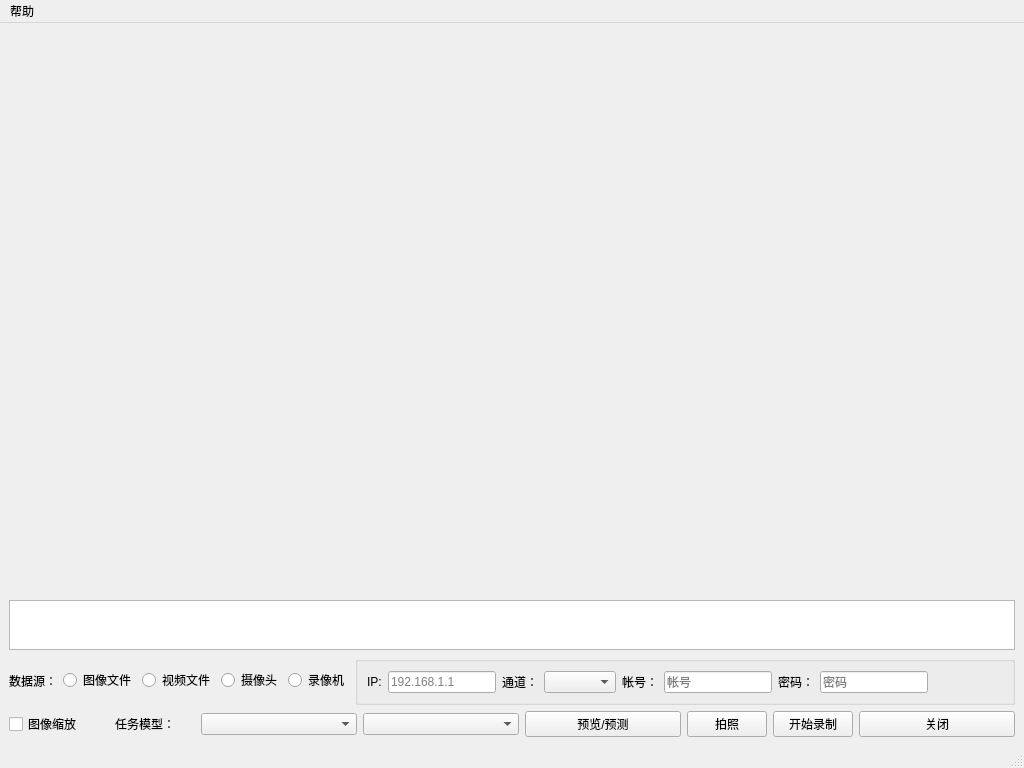
<?xml version="1.0" encoding="UTF-8"?>
<ui version="4.0">
 <class>MainWindow</class>
 <widget class="QMainWindow" name="MainWindow">
  <property name="geometry">
   <rect>
    <x>0</x>
    <y>0</y>
    <width>1024</width>
    <height>768</height>
   </rect>
  </property>
  <property name="windowTitle">
   <string>MainWindow</string>
  </property>
  <widget class="QWidget" name="centralwidget">
   <layout class="QVBoxLayout" name="verticalLayout">
    <item>
     <layout class="QHBoxLayout" name="horizontalLayout_2">
      <item>
       <widget class="QLabel" name="lblsrc">
        <property name="text">
         <string/>
        </property>
       </widget>
      </item>
      <item>
       <spacer name="horizontalSpacer">
        <property name="orientation">
         <enum>Qt::Horizontal</enum>
        </property>
        <property name="sizeHint" stdset="0">
         <size>
          <width>40</width>
          <height>20</height>
         </size>
        </property>
       </spacer>
      </item>
      <item>
       <widget class="QLabel" name="lbldst">
        <property name="text">
         <string/>
        </property>
       </widget>
      </item>
     </layout>
    </item>
    <item>
     <spacer name="verticalSpacer">
      <property name="orientation">
       <enum>Qt::Vertical</enum>
      </property>
      <property name="sizeHint" stdset="0">
       <size>
        <width>20</width>
        <height>40</height>
       </size>
      </property>
     </spacer>
    </item>
    <item>
     <widget class="QTextEdit" name="txtmsg">
      <property name="maximumSize">
       <size>
        <width>16777215</width>
        <height>50</height>
       </size>
      </property>
      <property name="frameShape">
       <enum>QFrame::StyledPanel</enum>
      </property>
     </widget>
    </item>
    <item>
     <layout class="QHBoxLayout" name="horizontalLayout_3">
      <item>
       <widget class="QLabel" name="label_2">
        <property name="maximumSize">
         <size>
          <width>100</width>
          <height>16777215</height>
         </size>
        </property>
        <property name="text">
         <string>数据源：</string>
        </property>
       </widget>
      </item>
      <item>
       <widget class="QRadioButton" name="rbtimg">
        <property name="maximumSize">
         <size>
          <width>100</width>
          <height>16777215</height>
         </size>
        </property>
        <property name="text">
         <string>图像文件</string>
        </property>
       </widget>
      </item>
      <item>
       <widget class="QRadioButton" name="rbtvideo">
        <property name="maximumSize">
         <size>
          <width>100</width>
          <height>16777215</height>
         </size>
        </property>
        <property name="text">
         <string>视频文件</string>
        </property>
       </widget>
      </item>
      <item>
       <widget class="QRadioButton" name="rbtcam">
        <property name="maximumSize">
         <size>
          <width>100</width>
          <height>16777215</height>
         </size>
        </property>
        <property name="text">
         <string>摄像头</string>
        </property>
       </widget>
      </item>
      <item>
       <widget class="QRadioButton" name="rbtipcam">
        <property name="maximumSize">
         <size>
          <width>80</width>
          <height>16777215</height>
         </size>
        </property>
        <property name="text">
         <string>录像机</string>
        </property>
       </widget>
      </item>
      <item>
       <widget class="QGroupBox" name="gboxipcam">
        <property name="layoutDirection">
         <enum>Qt::LeftToRight</enum>
        </property>
        <property name="title">
         <string/>
        </property>
        <layout class="QHBoxLayout" name="horizontalLayout_4">
         <item>
          <widget class="QLabel" name="label_3">
           <property name="text">
            <string>IP:</string>
           </property>
          </widget>
         </item>
         <item>
          <widget class="QLineEdit" name="leip">
           <property name="maximumSize">
            <size>
             <width>150</width>
             <height>16777215</height>
            </size>
           </property>
           <property name="inputMask">
            <string/>
           </property>
           <property name="placeholderText">
            <string>192.168.1.1</string>
           </property>
          </widget>
         </item>
         <item>
          <widget class="QLabel" name="label_4">
           <property name="text">
            <string>通道：</string>
           </property>
          </widget>
         </item>
         <item>
          <widget class="QComboBox" name="cboxcamid"/>
         </item>
         <item>
          <widget class="QLabel" name="label_5">
           <property name="text">
            <string>帐号：</string>
           </property>
          </widget>
         </item>
         <item>
          <widget class="QLineEdit" name="leuser">
           <property name="maximumSize">
            <size>
             <width>16777215</width>
             <height>16777215</height>
            </size>
           </property>
           <property name="placeholderText">
            <string>帐号</string>
           </property>
          </widget>
         </item>
         <item>
          <widget class="QLabel" name="label_6">
           <property name="text">
            <string>密码：</string>
           </property>
          </widget>
         </item>
         <item>
          <widget class="QLineEdit" name="lepwd">
           <property name="maximumSize">
            <size>
             <width>16777215</width>
             <height>16777215</height>
            </size>
           </property>
           <property name="echoMode">
            <enum>QLineEdit::Password</enum>
           </property>
           <property name="placeholderText">
            <string>密码</string>
           </property>
          </widget>
         </item>
         <item>
          <spacer name="horizontalSpacer_2">
           <property name="orientation">
            <enum>Qt::Horizontal</enum>
           </property>
           <property name="sizeHint" stdset="0">
            <size>
             <width>40</width>
             <height>20</height>
            </size>
           </property>
          </spacer>
         </item>
        </layout>
       </widget>
      </item>
     </layout>
    </item>
    <item>
     <layout class="QHBoxLayout" name="horizontalLayout">
      <item>
       <widget class="QCheckBox" name="cboxscaled">
        <property name="maximumSize">
         <size>
          <width>100</width>
          <height>16777215</height>
         </size>
        </property>
        <property name="text">
         <string>图像缩放</string>
        </property>
       </widget>
      </item>
      <item>
       <widget class="QLabel" name="label">
        <property name="maximumSize">
         <size>
          <width>80</width>
          <height>16777215</height>
         </size>
        </property>
        <property name="text">
         <string>任务模型：</string>
        </property>
       </widget>
      </item>
      <item>
       <widget class="QComboBox" name="cboxtask"/>
      </item>
      <item>
       <widget class="QComboBox" name="cboxmodel"/>
      </item>
      <item>
       <widget class="QPushButton" name="btnopen">
        <property name="text">
         <string>预览/预测</string>
        </property>
       </widget>
      </item>
      <item>
       <widget class="QPushButton" name="btnsnap">
        <property name="maximumSize">
         <size>
          <width>80</width>
          <height>16777215</height>
         </size>
        </property>
        <property name="text">
         <string>拍照</string>
        </property>
       </widget>
      </item>
      <item>
       <widget class="QPushButton" name="btnrec">
        <property name="maximumSize">
         <size>
          <width>80</width>
          <height>16777215</height>
         </size>
        </property>
        <property name="text">
         <string>开始录制</string>
        </property>
       </widget>
      </item>
      <item>
       <widget class="QPushButton" name="btnclose">
        <property name="text">
         <string>关闭</string>
        </property>
       </widget>
      </item>
     </layout>
    </item>
   </layout>
  </widget>
  <widget class="QMenuBar" name="menubar">
   <property name="geometry">
    <rect>
     <x>0</x>
     <y>0</y>
     <width>1024</width>
     <height>23</height>
    </rect>
   </property>
   <widget class="QMenu" name="menuhelp">
    <property name="title">
     <string>帮助</string>
    </property>
    <addaction name="action"/>
    <addaction name="separator"/>
    <addaction name="action_2"/>
   </widget>
   <addaction name="menuhelp"/>
  </widget>
  <widget class="QStatusBar" name="statusbar"/>
  <action name="action">
   <property name="text">
    <string>说明</string>
   </property>
  </action>
  <action name="action_2">
   <property name="text">
    <string>关于</string>
   </property>
  </action>
 </widget>
 <resources>
  <include location="xml.qrc"/>
 </resources>
 <connections/>
</ui>
